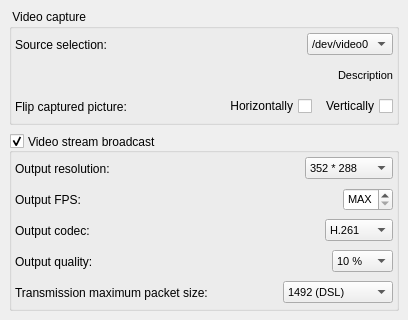
       <widget class="QWidget" name="mVideo">
        <layout class="QVBoxLayout" name="verticalLayout">
         <property name="margin">
          <number>9</number>
         </property>
         <item>
          <widget class="QGroupBox" name="mGrpDevices">
           <property name="minimumSize">
            <size>
             <width>0</width>
             <height>0</height>
            </size>
           </property>
           <property name="maximumSize">
            <size>
             <width>16777215</width>
             <height>16777215</height>
            </size>
           </property>
           <property name="title">
            <string> Video capture </string>
           </property>
           <property name="flat">
            <bool>false</bool>
           </property>
           <layout class="QVBoxLayout" name="verticalLayout_4">
            <property name="margin">
             <number>3</number>
            </property>
            <item>
             <layout class="QHBoxLayout" name="horizontalLayout_8">
              <item>
               <widget class="QLabel" name="mLbVideoSource">
                <property name="minimumSize">
                 <size>
                  <width>160</width>
                  <height>25</height>
                 </size>
                </property>
                <property name="maximumSize">
                 <size>
                  <width>160</width>
                  <height>25</height>
                 </size>
                </property>
                <property name="text">
                 <string>Source selection:</string>
                </property>
               </widget>
              </item>
              <item>
               <spacer name="horizontalSpacer_8">
                <property name="orientation">
                 <enum>Qt::Horizontal</enum>
                </property>
                <property name="sizeHint" stdset="0">
                 <size>
                  <width>13</width>
                  <height>20</height>
                 </size>
                </property>
               </spacer>
              </item>
              <item>
               <widget class="QComboBox" name="mCbVideoSource">
                <property name="font">
                 <font>
                  <pointsize>8</pointsize>
                 </font>
                </property>
                <property name="currentIndex">
                 <number>0</number>
                </property>
                <item>
                 <property name="text">
                  <string>/dev/video0</string>
                 </property>
                </item>
               </widget>
              </item>
             </layout>
            </item>
            <item>
             <layout class="QHBoxLayout" name="horizontalLayout_21">
              <item>
               <spacer name="horizontalSpacer_21">
                <property name="orientation">
                 <enum>Qt::Horizontal</enum>
                </property>
                <property name="sizeType">
                 <enum>QSizePolicy::MinimumExpanding</enum>
                </property>
                <property name="sizeHint" stdset="0">
                 <size>
                  <width>5</width>
                  <height>25</height>
                 </size>
                </property>
               </spacer>
              </item>
              <item>
               <widget class="QLabel" name="label_3">
                <property name="minimumSize">
                 <size>
                  <width>20</width>
                  <height>20</height>
                 </size>
                </property>
                <property name="maximumSize">
                 <size>
                  <width>20</width>
                  <height>20</height>
                 </size>
                </property>
                <property name="text">
                 <string/>
                </property>
                <property name="textFormat">
                 <enum>Qt::PlainText</enum>
                </property>
                <property name="pixmap">
                 <pixmap resource="../resources/Icons.qrc">:/images/HardwareInfo.png</pixmap>
                </property>
                <property name="scaledContents">
                 <bool>true</bool>
                </property>
               </widget>
              </item>
              <item>
               <widget class="QLabel" name="mLbVideoSourceInfo">
                <property name="sizePolicy">
                 <sizepolicy hsizetype="Preferred" vsizetype="Preferred">
                  <horstretch>0</horstretch>
                  <verstretch>0</verstretch>
                 </sizepolicy>
                </property>
                <property name="font">
                 <font>
                  <pointsize>8</pointsize>
                 </font>
                </property>
                <property name="text">
                 <string>Description</string>
                </property>
                <property name="alignment">
                 <set>Qt::AlignRight|Qt::AlignTrailing|Qt::AlignVCenter</set>
                </property>
               </widget>
              </item>
             </layout>
            </item>
            <item>
             <layout class="QHBoxLayout" name="horizontalLayout_5">
              <item>
               <widget class="QLabel" name="mLbVideoSink">
                <property name="minimumSize">
                 <size>
                  <width>160</width>
                  <height>25</height>
                 </size>
                </property>
                <property name="maximumSize">
                 <size>
                  <width>160</width>
                  <height>25</height>
                 </size>
                </property>
                <property name="text">
                 <string>Flip captured picture:</string>
                </property>
               </widget>
              </item>
              <item>
               <spacer name="horizontalSpacer_4">
                <property name="orientation">
                 <enum>Qt::Horizontal</enum>
                </property>
                <property name="sizeType">
                 <enum>QSizePolicy::MinimumExpanding</enum>
                </property>
                <property name="sizeHint" stdset="0">
                 <size>
                  <width>2</width>
                  <height>20</height>
                 </size>
                </property>
               </spacer>
              </item>
              <item>
               <widget class="QCheckBox" name="mCbHFlip">
                <property name="layoutDirection">
                 <enum>Qt::RightToLeft</enum>
                </property>
                <property name="text">
                 <string>Horizontally</string>
                </property>
                <property name="autoExclusive">
                 <bool>false</bool>
                </property>
               </widget>
              </item>
              <item>
               <spacer name="horizontalSpacer_25">
                <property name="orientation">
                 <enum>Qt::Horizontal</enum>
                </property>
                <property name="sizeType">
                 <enum>QSizePolicy::Preferred</enum>
                </property>
                <property name="sizeHint" stdset="0">
                 <size>
                  <width>2</width>
                  <height>20</height>
                 </size>
                </property>
               </spacer>
              </item>
              <item>
               <widget class="QCheckBox" name="mCbVFlip">
                <property name="layoutDirection">
                 <enum>Qt::RightToLeft</enum>
                </property>
                <property name="text">
                 <string>Vertically</string>
                </property>
                <property name="autoExclusive">
                 <bool>false</bool>
                </property>
               </widget>
              </item>
             </layout>
            </item>
           </layout>
          </widget>
         </item>
         <item>
          <spacer name="verticalSpacer_2">
           <property name="orientation">
            <enum>Qt::Vertical</enum>
           </property>
           <property name="sizeType">
            <enum>QSizePolicy::MinimumExpanding</enum>
           </property>
           <property name="sizeHint" stdset="0">
            <size>
             <width>20</width>
             <height>2</height>
            </size>
           </property>
          </spacer>
         </item>
         <item>
          <widget class="QGroupBox" name="mGrpVideo">
           <property name="title">
            <string>Video stream broadcast</string>
           </property>
           <property name="alignment">
            <set>Qt::AlignLeading|Qt::AlignLeft|Qt::AlignVCenter</set>
           </property>
           <property name="flat">
            <bool>false</bool>
           </property>
           <property name="checkable">
            <bool>true</bool>
           </property>
           <layout class="QVBoxLayout" name="verticalLayout_5">
            <property name="margin">
             <number>3</number>
            </property>
            <item>
             <layout class="QHBoxLayout" name="horizontalLayout_4">
              <item>
               <widget class="QLabel" name="mLbVideoResolution">
                <property name="minimumSize">
                 <size>
                  <width>210</width>
                  <height>25</height>
                 </size>
                </property>
                <property name="maximumSize">
                 <size>
                  <width>210</width>
                  <height>25</height>
                 </size>
                </property>
                <property name="text">
                 <string>Output resolution:</string>
                </property>
               </widget>
              </item>
              <item>
               <spacer name="horizontalSpacer_3">
                <property name="orientation">
                 <enum>Qt::Horizontal</enum>
                </property>
                <property name="sizeHint" stdset="0">
                 <size>
                  <width>2</width>
                  <height>20</height>
                 </size>
                </property>
               </spacer>
              </item>
              <item>
               <widget class="QComboBox" name="mCbVideoResolution">
                <property name="font">
                 <font>
                  <pointsize>8</pointsize>
                 </font>
                </property>
                <property name="currentIndex">
                 <number>2</number>
                </property>
                <item>
                 <property name="text">
                  <string>128 * 96</string>
                 </property>
                </item>
                <item>
                 <property name="text">
                  <string>176 * 144</string>
                 </property>
                </item>
                <item>
                 <property name="text">
                  <string>352 * 288</string>
                 </property>
                </item>
                <item>
                 <property name="text">
                  <string>704 * 576</string>
                 </property>
                </item>
                <item>
                 <property name="text">
                  <string>720 * 576</string>
                 </property>
                </item>
                <item>
                 <property name="text">
                  <string>1056 * 864</string>
                 </property>
                </item>
                <item>
                 <property name="text">
                  <string>1280 * 720</string>
                 </property>
                </item>
                <item>
                 <property name="text">
                  <string>1408 * 1152</string>
                 </property>
                </item>
                <item>
                 <property name="text">
                  <string>1920 * 1080</string>
                 </property>
                </item>
               </widget>
              </item>
             </layout>
            </item>
            <item>
             <layout class="QHBoxLayout" name="_2">
              <item>
               <widget class="QLabel" name="mLbVideoFps">
                <property name="minimumSize">
                 <size>
                  <width>210</width>
                  <height>25</height>
                 </size>
                </property>
                <property name="maximumSize">
                 <size>
                  <width>210</width>
                  <height>25</height>
                 </size>
                </property>
                <property name="font">
                 <font>
                  <weight>50</weight>
                  <bold>false</bold>
                 </font>
                </property>
                <property name="text">
                 <string>Output FPS:</string>
                </property>
               </widget>
              </item>
              <item>
               <spacer name="horizontalSpacer_35">
                <property name="orientation">
                 <enum>Qt::Horizontal</enum>
                </property>
                <property name="sizeType">
                 <enum>QSizePolicy::MinimumExpanding</enum>
                </property>
                <property name="sizeHint" stdset="0">
                 <size>
                  <width>5</width>
                  <height>20</height>
                 </size>
                </property>
               </spacer>
              </item>
              <item>
               <widget class="QSpinBox" name="mSbVideoFps">
                <property name="minimumSize">
                 <size>
                  <width>50</width>
                  <height>0</height>
                 </size>
                </property>
                <property name="font">
                 <font>
                  <pointsize>8</pointsize>
                 </font>
                </property>
                <property name="specialValueText">
                 <string>MAX</string>
                </property>
                <property name="minimum">
                 <number>0</number>
                </property>
                <property name="maximum">
                 <number>50</number>
                </property>
                <property name="value">
                 <number>0</number>
                </property>
               </widget>
              </item>
             </layout>
            </item>
            <item>
             <layout class="QHBoxLayout" name="horizontalLayout_2">
              <item>
               <widget class="QLabel" name="mLbVideoCodec">
                <property name="minimumSize">
                 <size>
                  <width>210</width>
                  <height>25</height>
                 </size>
                </property>
                <property name="maximumSize">
                 <size>
                  <width>210</width>
                  <height>25</height>
                 </size>
                </property>
                <property name="text">
                 <string>Output codec:</string>
                </property>
               </widget>
              </item>
              <item>
               <spacer name="horizontalSpacer">
                <property name="orientation">
                 <enum>Qt::Horizontal</enum>
                </property>
                <property name="sizeHint" stdset="0">
                 <size>
                  <width>2</width>
                  <height>20</height>
                 </size>
                </property>
               </spacer>
              </item>
              <item>
               <widget class="QComboBox" name="mCbVideoCodec">
                <property name="font">
                 <font>
                  <pointsize>8</pointsize>
                 </font>
                </property>
                <property name="currentIndex">
                 <number>0</number>
                </property>
                <item>
                 <property name="text">
                  <string>H.261</string>
                 </property>
                </item>
                <item>
                 <property name="text">
                  <string>H.263</string>
                 </property>
                </item>
                <item>
                 <property name="text">
                  <string>H.263+</string>
                 </property>
                </item>
                <item>
                 <property name="text">
                  <string>H.264</string>
                 </property>
                </item>
                <item>
                 <property name="text">
                  <string>MPEG4</string>
                 </property>
                </item>
                <item>
                 <property name="text">
                  <string>MJPEG</string>
                 </property>
                </item>
               </widget>
              </item>
             </layout>
            </item>
            <item>
             <layout class="QHBoxLayout" name="horizontalLayout_3">
              <item>
               <widget class="QLabel" name="mLbVideoQuality">
                <property name="minimumSize">
                 <size>
                  <width>210</width>
                  <height>25</height>
                 </size>
                </property>
                <property name="maximumSize">
                 <size>
                  <width>210</width>
                  <height>25</height>
                 </size>
                </property>
                <property name="text">
                 <string>Output quality:</string>
                </property>
               </widget>
              </item>
              <item>
               <spacer name="horizontalSpacer_2">
                <property name="orientation">
                 <enum>Qt::Horizontal</enum>
                </property>
                <property name="sizeHint" stdset="0">
                 <size>
                  <width>2</width>
                  <height>20</height>
                 </size>
                </property>
               </spacer>
              </item>
              <item>
               <widget class="QComboBox" name="mCbVideoQuality">
                <property name="font">
                 <font>
                  <pointsize>8</pointsize>
                 </font>
                </property>
                <property name="currentIndex">
                 <number>0</number>
                </property>
                <item>
                 <property name="text">
                  <string>10 %</string>
                 </property>
                </item>
                <item>
                 <property name="text">
                  <string>20 %</string>
                 </property>
                </item>
                <item>
                 <property name="text">
                  <string>30 %</string>
                 </property>
                </item>
                <item>
                 <property name="text">
                  <string>40 %</string>
                 </property>
                </item>
                <item>
                 <property name="text">
                  <string>50 %</string>
                 </property>
                </item>
                <item>
                 <property name="text">
                  <string>60 %</string>
                 </property>
                </item>
                <item>
                 <property name="text">
                  <string>70 %</string>
                 </property>
                </item>
                <item>
                 <property name="text">
                  <string>80 %</string>
                 </property>
                </item>
                <item>
                 <property name="text">
                  <string>90 %</string>
                 </property>
                </item>
                <item>
                 <property name="text">
                  <string>100 %</string>
                 </property>
                </item>
               </widget>
              </item>
             </layout>
            </item>
            <item>
             <layout class="QHBoxLayout" name="horizontalLayout_16">
              <item>
               <widget class="QLabel" name="mLbVideoMaxPacketSize">
                <property name="minimumSize">
                 <size>
                  <width>260</width>
                  <height>25</height>
                 </size>
                </property>
                <property name="maximumSize">
                 <size>
                  <width>260</width>
                  <height>25</height>
                 </size>
                </property>
                <property name="text">
                 <string>Transmission maximum packet size:</string>
                </property>
               </widget>
              </item>
              <item>
               <spacer name="horizontalSpacer_16">
                <property name="orientation">
                 <enum>Qt::Horizontal</enum>
                </property>
                <property name="sizeHint" stdset="0">
                 <size>
                  <width>2</width>
                  <height>20</height>
                 </size>
                </property>
               </spacer>
              </item>
              <item>
               <widget class="QComboBox" name="mCbVideoMaxPacketSize">
                <property name="font">
                 <font>
                  <pointsize>8</pointsize>
                 </font>
                </property>
                <property name="currentIndex">
                 <number>3</number>
                </property>
                <item>
                 <property name="text">
                  <string>256 (Small)</string>
                 </property>
                </item>
                <item>
                 <property name="text">
                  <string>576 (IPv4 path)</string>
                 </property>
                </item>
                <item>
                 <property name="text">
                  <string>1280 (IPv6 path)</string>
                 </property>
                </item>
                <item>
                 <property name="text">
                  <string>1492 (DSL)</string>
                 </property>
                </item>
                <item>
                 <property name="text">
                  <string>1500 (Eth)</string>
                 </property>
                </item>
                <item>
                 <property name="text">
                  <string>4464 (T-Ring)</string>
                 </property>
                </item>
                <item>
                 <property name="text">
                  <string>4500 (FDDI)</string>
                 </property>
                </item>
                <item>
                 <property name="text">
                  <string>6000 (Jumbo)</string>
                 </property>
                </item>
               </widget>
              </item>
             </layout>
            </item>
           </layout>
          </widget>
         </item>
        </layout>
       </widget>
